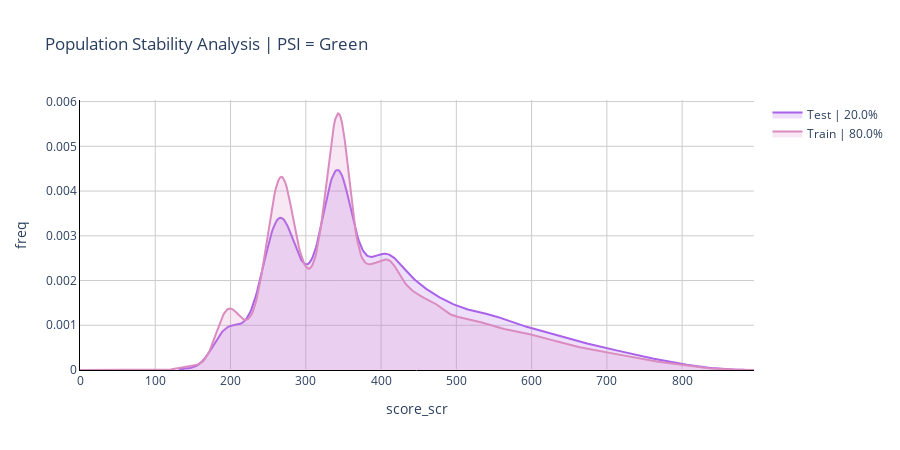

Write notebook code for a chart like this one.
### Code cell
PSI_Discriminant(df, 'over', features).plot('score_scr',)

### Figure 1 — Plotly figure (JSON) as saved in the notebook; plotly's stock layout.template omitted (floating-point values rounded to 4 significant figures; data arrays with more than 128 entries replaced by an {"elided": "..."} marker saying what was removed)
{"data": [{"fill": "tozeroy", "fillcolor": "rgba(170, 98, 234, 0.2)", "hovertemplate": "x: %{x}<br>y: %{y}", "legendgroup": "distplot", "marker": {"color": "rgb(170, 98, 234)"}, "mode": "lines", "name": "Test | 20.0%", "showlegend": true, "type": "scatter", "x": {"elided": "500 float values"}, "xaxis": "x", "y": {"elided": "500 float values"}, "yaxis": "y"}, {"fill": "tozeroy", "fillcolor": "rgba(218, 139, 192, 0.2)", "hovertemplate": "x: %{x}<br>y: %{y}", "legendgroup": "distplot", "marker": {"color": "rgb(218, 139, 192)"}, "mode": "lines", "name": "Train | 80.0%", "showlegend": true, "type": "scatter", "x": {"elided": "500 float values"}, "xaxis": "x", "y": {"elided": "500 float values"}, "yaxis": "y"}], "layout": {"height": 450, "paper_bgcolor": "white", "plot_bgcolor": "white", "title": {"text": "Population Stability Analysis | PSI = Green"}, "width": 900, "xaxis": {"gridcolor": "#cccccc", "linecolor": "black", "title": {"text": "score_scr"}}, "yaxis": {"gridcolor": "#cccccc", "linecolor": "black", "title": {"text": "freq"}}}}
